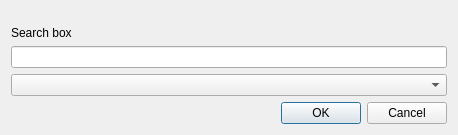
<?xml version="1.0" encoding="UTF-8"?>
<ui version="4.0">
 <class>Select</class>
 <widget class="QDialog" name="Select">
  <property name="geometry">
   <rect>
    <x>0</x>
    <y>0</y>
    <width>458</width>
    <height>135</height>
   </rect>
  </property>
  <property name="windowTitle">
   <string>Select</string>
  </property>
  <layout class="QGridLayout" name="gridLayout">
   <item row="0" column="0">
    <layout class="QVBoxLayout" name="verticalLayout">
     <item>
      <spacer name="verticalSpacer">
       <property name="orientation">
        <enum>Qt::Vertical</enum>
       </property>
       <property name="sizeHint" stdset="0">
        <size>
         <width>20</width>
         <height>40</height>
        </size>
       </property>
      </spacer>
     </item>
     <item>
      <widget class="QLabel" name="label">
       <property name="text">
        <string>Search box</string>
       </property>
      </widget>
     </item>
     <item>
      <widget class="QLineEdit" name="lineEdit"/>
     </item>
     <item>
      <widget class="QComboBox" name="comboBox"/>
     </item>
     <item>
      <layout class="QHBoxLayout" name="horizontalLayout_CheckBox"/>
     </item>
<!--     <item>-->
<!--      <layout class="QHBoxLayout" name="horizontalLayout_CheckBox2"/>-->
<!--     </item>-->
     <item>
      <layout class="QGridLayout" name="horizontalLayout_CheckBox2"/>
     </item>
     <item>
      <widget class="QDialogButtonBox" name="buttonBox">
       <property name="orientation">
        <enum>Qt::Horizontal</enum>
       </property>
       <property name="standardButtons">
        <set>QDialogButtonBox::Cancel|QDialogButtonBox::Ok</set>
       </property>
      </widget>
     </item>
    </layout>
   </item>
  </layout>
 </widget>
 <resources/>
 <connections>
  <connection>
   <sender>buttonBox</sender>
   <signal>accepted()</signal>
   <receiver>Select</receiver>
   <slot>accept()</slot>
   <hints>
    <hint type="sourcelabel">
     <x>248</x>
     <y>254</y>
    </hint>
    <hint type="destinationlabel">
     <x>157</x>
     <y>274</y>
    </hint>
   </hints>
  </connection>
  <connection>
   <sender>buttonBox</sender>
   <signal>rejected()</signal>
   <receiver>Select</receiver>
   <slot>reject()</slot>
   <hints>
    <hint type="sourcelabel">
     <x>316</x>
     <y>260</y>
    </hint>
    <hint type="destinationlabel">
     <x>286</x>
     <y>274</y>
    </hint>
   </hints>
  </connection>
 </connections>
</ui>
